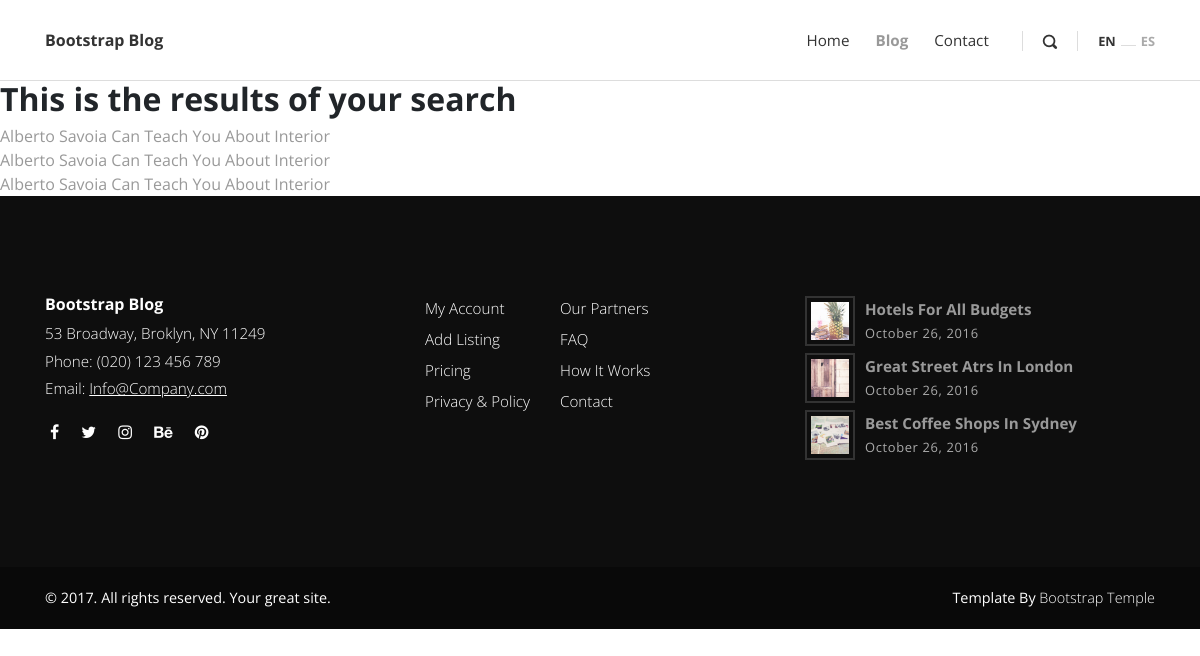
The app's page /post/search/, older data.
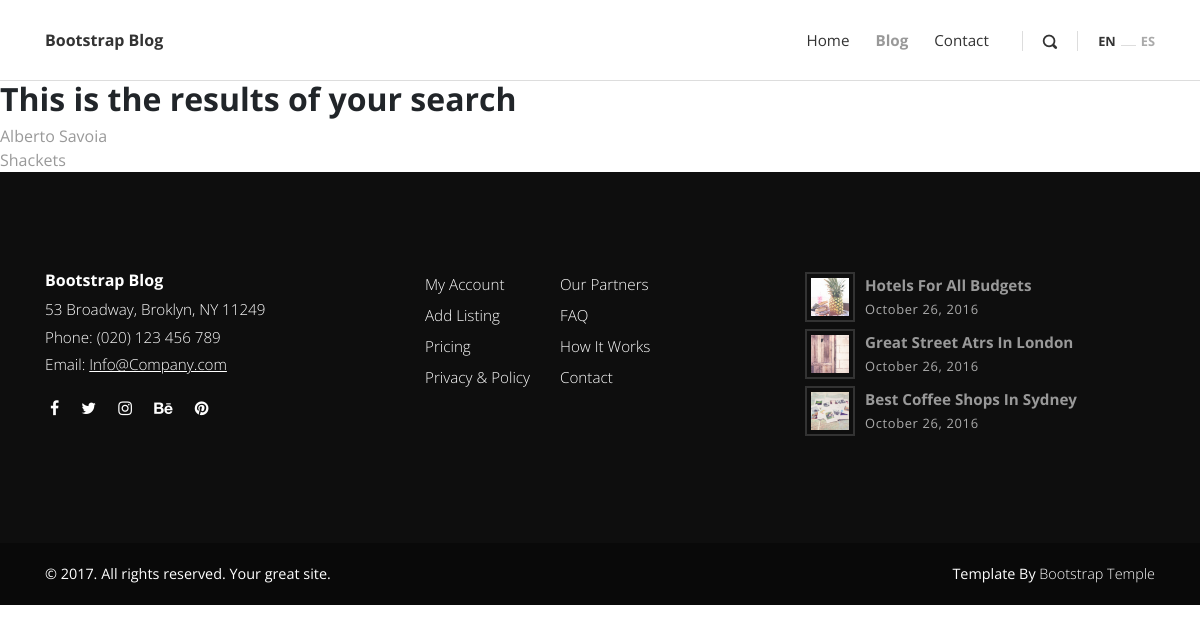
The same page, newer data.
### post/models.py (models this page shows, shortened)
class Post(models.Model):
    title = models.CharField(max_length=200)
    overview = models.TextField(_("overview"))
    content = models.TextField(_("content"))
    timestamp = models.DateTimeField(_("timestamp"), auto_now_add=True)
    author = models.ForeignKey(Author, verbose_name=_("author"), related_name='post_author', on_delete=models.CASCADE)
    thumbnail = models.ImageField(_("thumbnail"), upload_to='post/' , blank=True , null=True)
    category = models.ManyToManyField(Category, verbose_name=_("category"))
    featured = models.BooleanField(_("featured") , default=False)
    previous_post = models.ForeignKey("self", verbose_name=_("previous post"), related_name='previous', on_delete=models.SET_NULL , null=True , blank=True)
    next_post = models.ForeignKey("self", verbose_name=_("next post"),  related_name = 'next' ,on_delete=models.SET_NULL , null=True , blank=True)
    class Meta:
        verbose_name = _("Post")
        verbose_name_plural = _("Posts")
    def get_absolute_url(self):
        return reverse("post:post_detail", kwargs={"pk": self.pk})

### post/views.py (the view)
# urls.py: path('search/' , views.search , name='search'),
def search(request):
    post_list = Post.objects.all()
    post = request.GET.get('q')
    if post:
        post_list = post_list.filter(
            Q(title__icontains = post) |
            Q(overview__icontains = post)
        ).distinct()
    context = {'post_list': post_list}
    return render(request , 'search_results.html', context)

### templates/search_results.html
{% extends 'base.html' %}
{% load static %}
{% block content %}
<h2>This is the results of your search</h2>
{% for post in post_list %}
    <a href="{{ post.get_absolute_url }}">{{ post.title }}</a>
    <br />
{% endfor %}
{% endblock %}

Row changes from the older to the newer data that the page shows:
removed Post: title "Alberto Savoia Can Teach You About Interior"
removed Post: title "Alberto Savoia Can Teach You About Interior"
changed Post: title "Alberto Savoia Can Teach You About Interior" → "Alberto Savoia"
added Post: title "Shackets"
